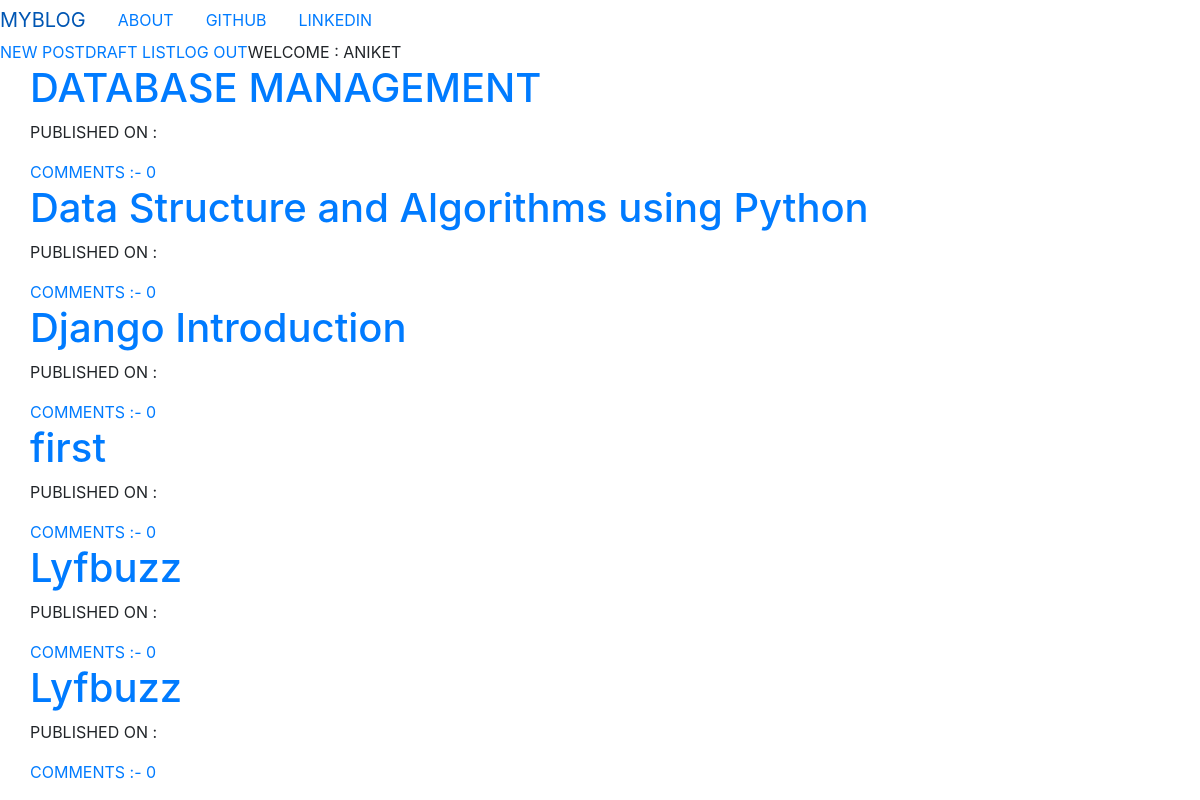
Page /drafts/ (signed in) on the committed database.
### blog/models.py (models this page shows, shortened)
class Post(models.Model):
    author=models.ForeignKey('auth.User',on_delete=models.DO_NOTHING,)
    title=models.CharField(max_length=200)
    text=models.TextField()
    create_date=models.DateTimeField(default=timezone.now())
    published_date=models.DateTimeField(blank=True, null=True)
    def approve_comments(self):
        return self.comments.filter(approved_comment=True)

### blog/views.py (the view)
# urls.py: path('drafts/',views.DraftListView.as_view(),name="post_draft_list" ),
class DraftListView(LoginRequiredMixin,ListView):
    login_url='/login/'
    redirect_field_name='blog/post_list.html'
    model=Post
    def get_queryset(self):
        return Post.objects.filter(published_date__isnull=True).order_by('create_date' )

### templates/blog/post_list.html
{% extends "blog/base.html" %}
{% block content %}
<div class="centerstage">
  {% for post in post_list %}
  <div class="post">
    <h1><a href="{% url 'post_detail' pk=post.pk %}">{{ post.title }}</a></h1>
    <div class="date">
      <p>PUBLISHED ON : {{post.published|date:"D M Y"}}</p>
    </div>
<a href="{% url 'post_detail' pk=post.pk %}">COMMENTS :- {{ post.approve_comments.count }}</a>
  </div>
  {% endfor %}
</div>
{% endblock %}

### templates/blog/base.html (shortened to what this page needs)
<!DOCTYPE html>
{% load static %}
<html >
  <head>
<link rel="stylesheet" href="https://stackpath.bootstrapcdn.com/bootstrap/4.3.1/css/bootstrap.min.css">
<link rel="stylesheet" href="//cdn.jsdelivr.net/npm/medium-editor@latest/dist/css/medium-editor.min.css" type="text/css" media="screen" charset="utf-8">
<link rel="stylesheet" href="{% static 'css/blog.css' %}">
  </head>
  <body class='loader'>
    <ul class="nav nav-pills">
      <li class="nav-item"><a class="navbar-brand bigbrand" href="{% url 'post_list' %}">MYBLOG</a></li>
      <li class="nav-item"><a  class="nav-link" href="{% url 'about' %}">ABOUT</a> </li>
      <li class="nav-item"><a class="nav-link" href="https://www.github.com">GITHUB</a> </li>
      <li class="nav-item"><a class="nav-link" href="https://linkedin.com">LINKEDIN</a> </li>
    </ul>
  <ul class="nav nav-pills navbar-right">
    {% if user.is_authenticated %}
  <li class="nav-item navbar-right"> <a href="{% url 'post_new' %}">NEW POST </a> </li>
     <li class="nav-item navbar-right"> <a href="{% url 'post_draft_list' %}"> DRAFT LIST </a> </li>
     <li class="nav-item navbar-right"> <a href="{% url 'logout' %}"> LOG OUT </a> </li>
  <li class="nav-item navbar-right"> <a >WELCOME : {{user.username }}</a> </li>
     {% else %}
     <li class="nav-item navbar-right"> <a class="nav navbar-right" href="{% url 'login' %}"></a>LOG OUT </li>
    {% endif %}
  </ul>
<div class="content container">
  <div class="row">
    <div class="col-mid-8">
      <div class="blog_posts">
        {% block content %}
        {% endblock %}
      </div>
    </div>
  </div>
</div>
  </body>
</html>

### rows in the picture
Post: title "DATABASE MANAGEMENT", approve_comments.count "0"
Post: title "Data Structure and Algorithms using Python", approve_comments.count "0"
Post: title "Django Introduction", approve_comments.count "0"
Post: title "first", approve_comments.count "0"
Post: title "Lyfbuzz", approve_comments.count "0"
Post: title "Lyfbuzz", approve_comments.count "0"

### other values in the picture
{{ user.username }} "ANIKET"
